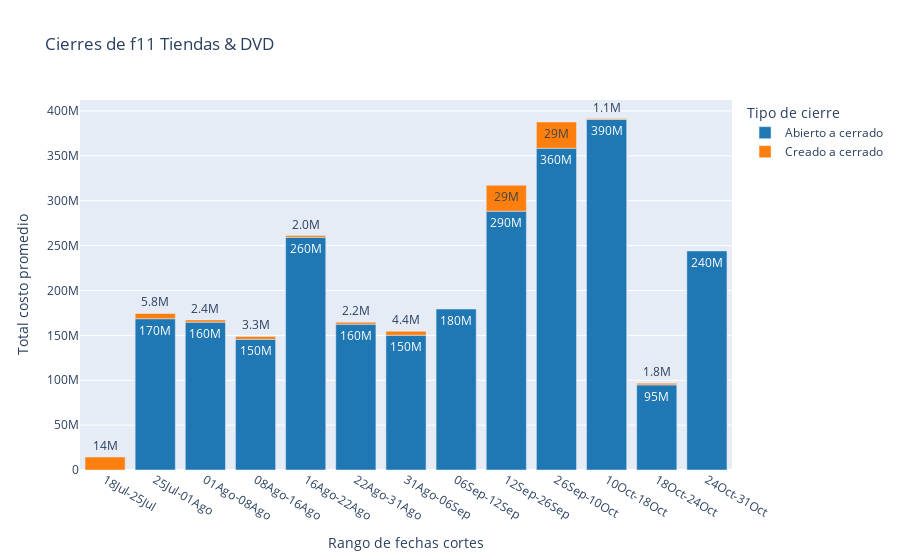

Notebook code for this chart:
### Code cell
import plotly.express as px
fig = px.bar(gb_tiendas, x='rango_corte', y=dtagco['costo'], color='tipo_cierre', text=dtagco['costo'], text_auto='.2s',
            title='Cierres de f11 Tiendas & DVD', labels={'tipo_cierre':'Tipo de cierre'}, category_orders=ol, 
            color_discrete_sequence=px.colors.qualitative.D3)
fig.layout.yaxis.title.text='Total costo promedio'
fig.layout.xaxis.title.text='Rango de fechas cortes'
fig.show()
fig.write_image(f"output/{datestr}_f11_tiendas_cieres.svg",scale=1, height=500,width=500, engine='orca')

### Figure 1 — Plotly figure (JSON) as saved in the notebook; plotly's stock layout.template omitted (floating-point values rounded to 4 significant figures)
{"data": [{"alignmentgroup": "True", "hovertemplate": "Tipo de cierre=Abierto a cerrado<br>rango_corte=%{x}<br>TOTAL_COSTO=%{text}<extra></extra>", "legendgroup": "Abierto a cerrado", "marker": {"color": "#1F77B4", "pattern": {"shape": ""}}, "name": "Abierto a cerrado", "offsetgroup": "Abierto a cerrado", "orientation": "v", "showlegend": true, "text": [164700000.0, 179300000.0, 145600000.0, 390500000.0, 288400000.0, 259200000.0, 94860000.0, 162500000.0, 244100000.0, 168500000.0, 358400000.0, 150100000.0], "textposition": "auto", "texttemplate": "%{y:.2s}", "type": "bar", "x": ["01Ago-08Ago", "06Sep-12Sep", "08Ago-16Ago", "10Oct-18Oct", "12Sep-26Sep", "16Ago-22Ago", "18Oct-24Oct", "22Ago-31Ago", "24Oct-31Oct", "25Jul-01Ago", "26Sep-10Oct", "31Ago-06Sep"], "xaxis": "x", "y": [164700000.0, 179300000.0, 145600000.0, 390500000.0, 288400000.0, 259200000.0, 94860000.0, 162500000.0, 244100000.0, 168500000.0, 358400000.0, 150100000.0], "yaxis": "y"}, {"alignmentgroup": "True", "hovertemplate": "Tipo de cierre=Creado a cerrado<br>rango_corte=%{x}<br>TOTAL_COSTO=%{text}<extra></extra>", "legendgroup": "Creado a cerrado", "marker": {"color": "#FF7F0E", "pattern": {"shape": ""}}, "name": "Creado a cerrado", "offsetgroup": "Creado a cerrado", "orientation": "v", "showlegend": true, "text": [2433000.0, 3287000.0, 1078000.0, 28820000.0, 2029000.0, 14460000.0, 1776000.0, 2173000.0, 5820000.0, 29290000.0, 4448000.0], "textposition": "auto", "texttemplate": "%{y:.2s}", "type": "bar", "x": ["01Ago-08Ago", "08Ago-16Ago", "10Oct-18Oct", "12Sep-26Sep", "16Ago-22Ago", "18Jul-25Jul", "18Oct-24Oct", "22Ago-31Ago", "25Jul-01Ago", "26Sep-10Oct", "31Ago-06Sep"], "xaxis": "x", "y": [2433000.0, 3287000.0, 1078000.0, 28820000.0, 2029000.0, 14460000.0, 1776000.0, 2173000.0, 5820000.0, 29290000.0, 4448000.0], "yaxis": "y"}], "layout": {"barmode": "relative", "legend": {"title": {"text": "Tipo de cierre"}, "tracegroupgap": 0}, "title": {"text": "Cierres de f11 Tiendas & DVD"}, "xaxis": {"anchor": "y", "categoryarray": ["31May-13Jun", "13Jun-21Jun", "21Jun-29Jun", "29Jun-05Jul", "05Jul-11Jul", "11Jul-18Jul", "18Jul-25Jul", "25Jul-01Ago", "01Ago-08Ago", "08Ago-16Ago", "16Ago-22Ago", "22Ago-31Ago", "31Ago-06Sep", "06Sep-12Sep", "12Sep-26Sep", "26Sep-10Oct", "10Oct-18Oct"], "categoryorder": "array", "domain": [0, 1], "title": {"text": "Rango de fechas cortes"}}, "yaxis": {"anchor": "x", "domain": [0, 1], "title": {"text": "Total costo promedio"}}}}
